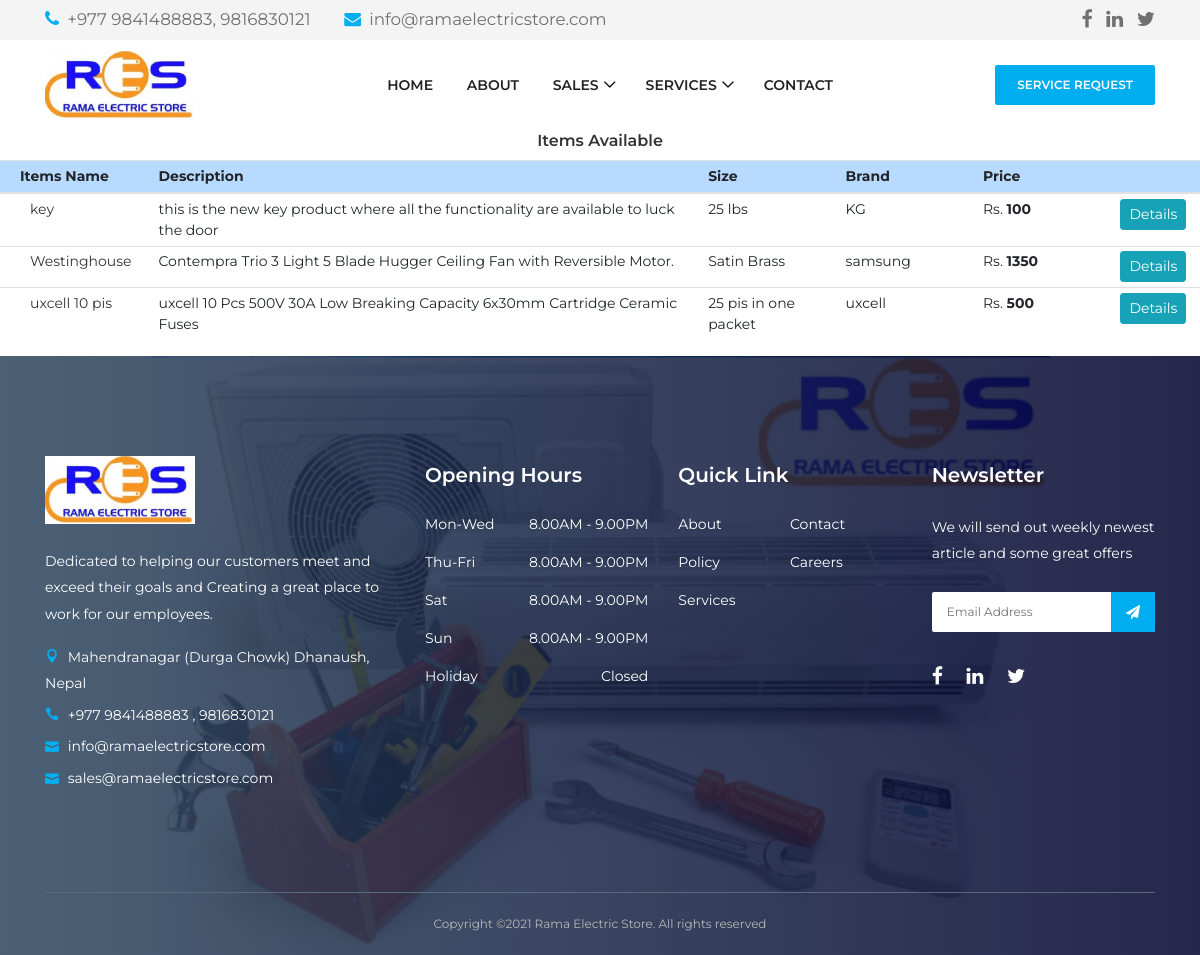
/items_list.html, run on an earlier commit of the app's database.
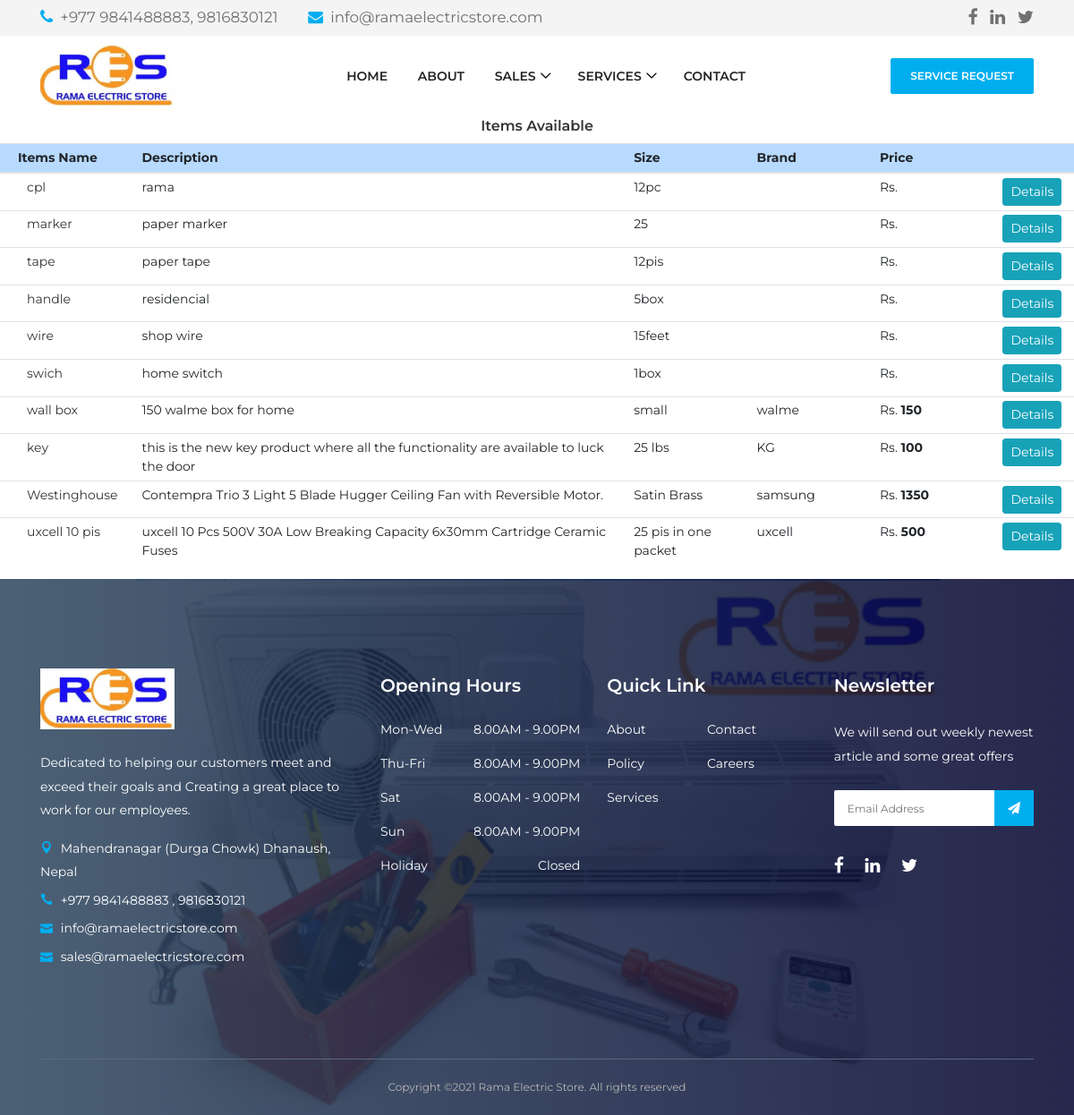
And on a later commit of the database.
### ramaelectric/models.py (models this page shows, shortened)
class Items(models.Model):
    name = models.CharField(max_length=20)
    brand = models.CharField(max_length=20, blank=True, null=True)
    item = models.CharField(max_length=20, blank=True, null=True)
    price = models.DecimalField(max_digits=6, decimal_places=0, blank=True, null=True)
    delivery = models.CharField(max_length=100, blank=True, null=True)
    description = models.TextField()
    model_type = models.CharField(max_length=50)
    size = models.CharField(max_length=50)
    arrival_date = models.CharField( max_length=20, blank=True, null=True)
    updated_on = models.DateTimeField(auto_now_add=True, editable=False)
    img = models.ImageField(upload_to='images/', blank=True, null=True, default='/images/logo.jpg')
    class Meta:
        ordering = ['-updated_on']
    def get_absolute_url(self):
        return reverse('detail', kwargs={'pk': self.pk})

### ramaelectric/views.py (the view)
# urls.py: path('items_list.html',  ItemListView.as_view(), name='list'),
class ItemListView(ListView):
    template_name = 'ramaelectric/items_list.html'  # url will be look like this <appname>/<modelname>_list.html
    model = Items

### ramaelectric/templates/ramaelectric/items_list.html
{% extends 'base.html' %}
{% block content %}
<center>
    <h6>Items Available</h6>
      <table class="table table-hover table-sm" >
          <thead class="table-primary">
          <tr>
              <th scope="col" style="width:10%; padding-left: 20px" > Items Name</th>
                <th scope="col" style="width:40%">Description </th>
                <th scope="col" style="width:10%">Size</th>
              <th scope="col" style="width:10%" >Brand</th>
              <th scope="col" style="width:10%" >Price</th>
              <th scope="col" style="width:5%" ></th>
              </tr>
          </thead>
          <tbody>
          {% for item in object_list %}
              <tr>
                  <td style="padding-left: 30px;"><a href="{{ item.get_absolute_url  }}" target="_blank">{{ item.name }}</a></td>
                <td>{{ item.description }}</td>
                  <td>{{ item.size }}</td>
                  <td> {{ item.brand|default_if_none:"&nbsp; &nbsp;&nbsp; "}}</td>
                  <td> Rs.   <strong>{{ item.price|default_if_none:"&nbsp; &nbsp; "}} </strong></td>
                  <td> <a href="{{ item.get_absolute_url  }}" target="_blank"><input type="button"  style="margin:0px;" value="Details" class="btn btn-info btn-sm" /></a></td>
              </tr>
          {% endfor %}
          </tbody>
      </table>
    </center>
{% endblock %}

### ramaelectric/templates/base.html (shortened to what this page needs)
{% load static %}
<!DOCTYPE html>
<html lang="en">
<head>
  <link rel="stylesheet" href="https://stackpath.bootstrapcdn.com/bootstrap/4.3.1/css/bootstrap.min.css">
  <link rel="stylesheet" href="https://stackpath.bootstrapcdn.com/font-awesome/4.7.0/css/font-awesome.min.css">
  <link rel="stylesheet" href="{% static '/css/bootstrap.min.css' %}">
  <link rel="stylesheet" href="{% static '/css/style.css' %}">
  <link rel="stylesheet" href="{% static '/css/style2.css' %}">
</head>
<body>
  <header class="header-area">
    <div class="top-header-area">
      <div class="container h-100">
        <div class="row h-100 align-items-center">
          <div class="col-6 col-md-9 col-lg-8">
            <div class="top-header-content">
              <a href="Tel:+977 9841488883 " data-toggle="tooltip" data-placement="bottom" title="Call: +977 9841488883, 9812085854, 9816830121 "><i style="font-size: 150%" class="fa fa-phone"></i> <span style="font-size: 140%"> +977 9841488883, 9816830121 </span></a>
              <a href="#" data-toggle="tooltip" data-placement="bottom" title="info@ramaelectricstore.com , sales@ramaelectricstore.com"><i style="font-size: 140%" class="fa fa-envelope"></i> <span  style="font-size: 140%">info@ramaelectricstore.com</span></a>
            </div>
          </div>
          <div class="col-6 col-md-3 col-lg-4">
            <div class="top-header-social-info text-right" >
              <a href="https://www.facebook.com/ramaelectrics" data-toggle="tooltip" data-placement="bottom" style="font-size: 140%" title="Facebook"><i class="fa fa-facebook" ></i></a>
              <a href="https://www.linkedin.com/in/ramaelectricstore/" data-toggle="tooltip" data-placement="bottom" style="font-size: 140%" title="Linkedin"><i class="fa fa-linkedin"></i></a>
              <a href="#" data-toggle="tooltip" data-placement="bottom" style="font-size: 140%" title="Twitter"><i class="fa fa-twitter"></i></a>
            </div>
          </div>
        </div>
      </div>
    </div>
    <div class="main-header-area">
      <div class="classy-nav-container breakpoint-off">
        <div class="container">
          <nav class="classy-navbar justify-content-between" id="dentoNav">
            <a class="nav-brand" href="{% url 'index' %}"><img src="{% static '/img/core-img/l.ico' %}" alt=""></a>
            <div class="classy-menu">
              <div class="classynav">
                <ul id="nav">
                  <li><a href="{% url 'index'%}">Home</a></li>
                  <li><a href="{% url 'about'%}">About</a></li>
                  <li><a href="{% url 'sales'%}">Sales</a>
                    </li>
                    </ul>
                  <li><a href="{% url 'service'%}">Services</a>
                    <li>
                  <a href="{% url 'contact' %}">Contact</a></li>
                      </li>
              </div>
            </div>
            <a href="{% url 'contact' %}" class="btn dento-btn booking-btn">Service Request</a>
          </nav>
        </div>
      </div>
    </div>
  </header>
{% block content %}
  {% endblock %}
  <footer class="footer-area bg-img bg-gradient-overlay" style="background-image: url({% static 'img/bg-img/3.png' %});">
    <div class="container">
      <div class="row">
        <div class="col-12 col-sm-6 col-lg-4">
          <div class="single-footer-widget">
            <a href="{% url 'index' %}" class="d-block mb-4"><img src="{% static '/img/core-img/l.ico' %}" alt=""></a>
            <p>Dedicated to helping our customers meet and exceed their goals and
Creating a great place to work for our employees.</p>
            <div class="footer-contact">
              <p><i class="icon_pin"></i> Mahendranagar (Durga Chowk) Dhanaush, Nepal </p>
              <p><i class="icon_phone"></i> +977 9841488883  , 9816830121 </p>
              <p><i class="icon_mail"></i> info@ramaelectricstore.com</p>
              <p><i class="icon_mail"></i> sales@ramaelectricstore.com</p>
            </div>
          </div>
        </div>
        <div class="col-12 col-sm-6 col-lg">
          <div class="single-footer-widget">
            <h5 class="widget-title">Opening Hours</h5>
            <ul class="opening-hours">
              <li><span>Mon-Wed</span> <span>8.00AM - 9.00PM</span></li>
              <li><span>Thu-Fri</span> <span>8.00AM - 9.00PM</span></li>
              <li><span>Sat</span> <span>8.00AM - 9.00PM</span></li>
              <li><span>Sun</span> <span>8.00AM - 9.00PM</span></li>
              <li><span>Holiday</span> <span>Closed</span></li>
            </ul>
          </div>
        </div>
        <div class="col-12 col-sm-6 col-lg">
          <div class="single-footer-widget">
            <h5 class="widget-title">Quick Link</h5>
            <nav>
              <ul class="quick-links">
                <li><a href="{% url 'about' %}">About</a></li>
                <li><a href="{% url 'contact' %}">Contact</a></li>
                <li><a href="#">Policy</a></li>
                <li><a href="{% url 'career' %}">Careers</a></li>
                <li><a href="{% url 'service'%}">Services</a></li>
              </ul>
            </nav>
          </div>
        </div>
        <div class="col-12 col-sm-6 col-lg">
          <div class="single-footer-widget">
            <h5 class="widget-title">Newsletter</h5>
            <p>We will send out weekly newest article and some great offers</p>
            <div class="footer-newsletter-form">
              <form action="#" method="post">
                <input type="email" name="nl-email" value="" placeholder="Email Address">
                <button type="submit"><i class="fa fa-paper-plane" aria-hidden="true"></i></button>
              </form>
            </div>
            <div class="footer-social-info">
              <a href="https://www.facebook.com/ramaelectrics" data-toggle="tooltip" style="font-size: 140%" data-placement="top" title="Facebook"><i class="fa fa-facebook"></i></a>
              <a href="https://www.linkedin.com/in/ramaelectricstore/" data-toggle="tooltip"  style="font-size: 140%" data-placement="top" title="Linkedin"><i class="fa fa-linkedin"></i></a>
              <a href="#" data-toggle="tooltip" data-placement="top" style="font-size: 140%" title="Twitter"><i class="fa fa-twitter"></i></a>
            </div>
          </div>
        </div>
      </div>
    </div>
    <div class="container">
      <div class="row">
        <div class="col-12">
          <div class="copywrite-content">
            <p>
Copyright &copy;<script>document.write(new Date().getFullYear());</script>  Rama Electric Store. All rights reserved
          </div>
        </div>
      </div>
    </div>
  </footer>
</body>
</html>

### ramaelectric/static/css/default-assets/classy-nav.css (style rules this page uses)
body { font-family: "Roboto", sans-serif; }
ul { margin: 0; }
ul li { list-style: none; }
img { height: auto; max-width: 100%; }
.bg-img { background-position: center center; background-size: cover; background-repeat: no-repeat; }
.classy-nav-container { position: relative; z-index: 100; background-color: #ffffff; }
.classy-nav-container * { box-sizing: border-box; }
.classy-nav-container a { -webkit-transition-duration: 500ms; transition-duration: 500ms; text-decoration: none; outline: none; font-size: 14px; font-weight: 400; color: #232323; display: inline-block; }
.justify-content-between { -webkit-box-pack: justify; -ms-flex-pack: justify; justify-content: space-between; }
.classy-navbar { width: 100%; height: 70px; padding: 0.5em 2em; display: -webkit-box; display: -ms-flexbox; display: flex; -webkit-box-align: center; -ms-flex-align: center; -ms-grid-row-align: center; align-items: center; }
.classy-navbar .nav-brand { font-size: 26px; font-weight: 500; color: #565656; display: inline-block; margin-right: 30px; }
.classynav ul li { display: inline-block; clear: both; position: inherit; z-index: 10; }
.classynav ul li.cn-dropdown-item { position: relative; z-index: 10; }
.classynav ul li a { padding: 0 12px; display: block; height: 35px; font-size: 14px; line-height: 34px; }
.classynav ul li.megamenu-item>a:after, .classynav ul li.has-down>a:after { font-family: 'classyfonts'; content: "\e900"; font-size: 12px; color: #000000; padding-left: 5px; -webkit-transition-duration: 500ms; transition-duration: 500ms; }
.breakpoint-off .classynav { display: -webkit-box; display: -ms-flexbox; display: flex; -webkit-box-align: center; -ms-flex-align: center; -ms-grid-row-align: center; align-items: center; }

What changed in the data, as far as the page shows it:
added Items: name "cpl", description "rama", size "12pc"
added Items: name "marker", description "paper marker", size "25"
added Items: name "tape", description "paper tape", size "12pis"
added Items: name "handle", description "residencial", size "5box"
added Items: name "wire", description "shop wire", size "15feet"
added Items: name "swich", description "home switch", size "1box"
added Items: name "wall box", description "150 walme box for home", size "small", brand "walme", price "150"
